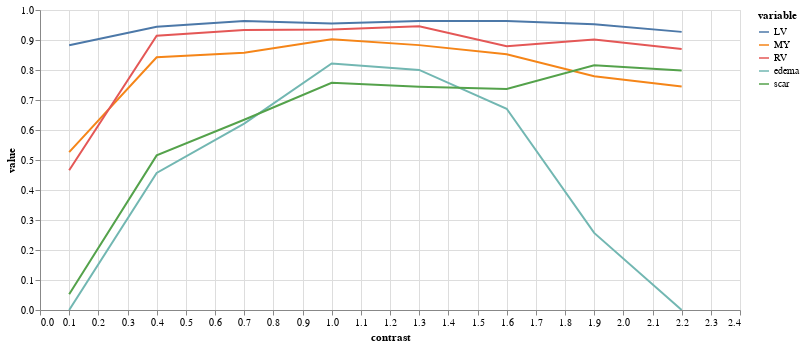

Write notebook code for a chart like this one.
### Code cell
(alt
 .Chart(results.melt(id_vars=['contrast'],value_vars=['LV','MY','RV','edema','scar']))
 .mark_line()
 .encode(
     x="contrast",
     y="value",
     color="variable",
     tooltip="value"
 )
 .properties(width=700,height=300)
 .interactive()
)

### Figure 1 — Vega-Lite specification as saved in the notebook (floating-point values rounded to 4 significant figures)
{"config": {"view": {"continuousWidth": 400, "continuousHeight": 300}}, "data": {"name": "data-459cec4819021964444da649aa8cfa1b"}, "mark": "line", "encoding": {"color": {"type": "nominal", "field": "variable"}, "tooltip": {"type": "quantitative", "field": "value"}, "x": {"type": "quantitative", "field": "contrast"}, "y": {"type": "quantitative", "field": "value"}}, "height": 300, "selection": {"selector004": {"type": "interval", "bind": "scales", "encodings": ["x", "y"]}}, "width": 700, "$schema": "https://vega.github.io/schema/vega-lite/v4.0.2.json", "datasets": {"data-459cec4819021964444da649aa8cfa1b": [{"contrast": 0.1, "variable": "LV", "value": 0.8826}, {"contrast": 0.4, "variable": "LV", "value": 0.9442}, {"contrast": 0.7, "variable": "LV", "value": 0.9636}, {"contrast": 1.0, "variable": "LV", "value": 0.9548}, {"contrast": 1.3, "variable": "LV", "value": 0.9632}, {"contrast": 1.6, "variable": "LV", "value": 0.9636}, {"contrast": 1.9, "variable": "LV", "value": 0.9524}, {"contrast": 2.2, "variable": "LV", "value": 0.9271}, {"contrast": 0.1, "variable": "MY", "value": 0.5264}, {"contrast": 0.4, "variable": "MY", "value": 0.8425}, {"contrast": 0.7, "variable": "MY", "value": 0.8578}, {"contrast": 1.0, "variable": "MY", "value": 0.9028}, {"contrast": 1.3, "variable": "MY", "value": 0.8829}, {"contrast": 1.6, "variable": "MY", "value": 0.8525}, {"contrast": 1.9, "variable": "MY", "value": 0.7795}, {"contrast": 2.2, "variable": "MY", "value": 0.7452}, {"contrast": 0.1, "variable": "RV", "value": 0.466}, {"contrast": 0.4, "variable": "RV", "value": 0.9144}, {"contrast": 0.7, "variable": "RV", "value": 0.9334}, {"contrast": 1.0, "variable": "RV", "value": 0.9352}, {"contrast": 1.3, "variable": "RV", "value": 0.9458}, {"contrast": 1.6, "variable": "RV", "value": 0.8791}, {"contrast": 1.9, "variable": "RV", "value": 0.9013}, {"contrast": 2.2, "variable": "RV", "value": 0.8701}, {"contrast": 0.1, "variable": "edema", "value": 0.0}, {"contrast": 0.4, "variable": "edema", "value": 0.4567}, {"contrast": 0.7, "variable": "edema", "value": 0.6215}, {"contrast": 1.0, "variable": "edema", "value": 0.8216}, {"contrast": 1.3, "variable": "edema", "value": 0.8002}, {"contrast": 1.6, "variable": "edema", "value": 0.6707}, {"contrast": 1.9, "variable": "edema", "value": 0.257}, {"contrast": 2.2, "variable": "edema", "value": 0.0}, {"contrast": 0.1, "variable": "scar", "value": 0.05244}, {"contrast": 0.4, "variable": "scar", "value": 0.5155}, {"contrast": 0.7, "variable": "scar", "value": 0.6341}, {"contrast": 1.0, "variable": "scar", "value": 0.7576}, {"contrast": 1.3, "variable": "scar", "value": 0.7443}, {"contrast": 1.6, "variable": "scar", "value": 0.7368}, {"contrast": 1.9, "variable": "scar", "value": 0.816}, {"contrast": 2.2, "variable": "scar", "value": 0.7987}]}}
